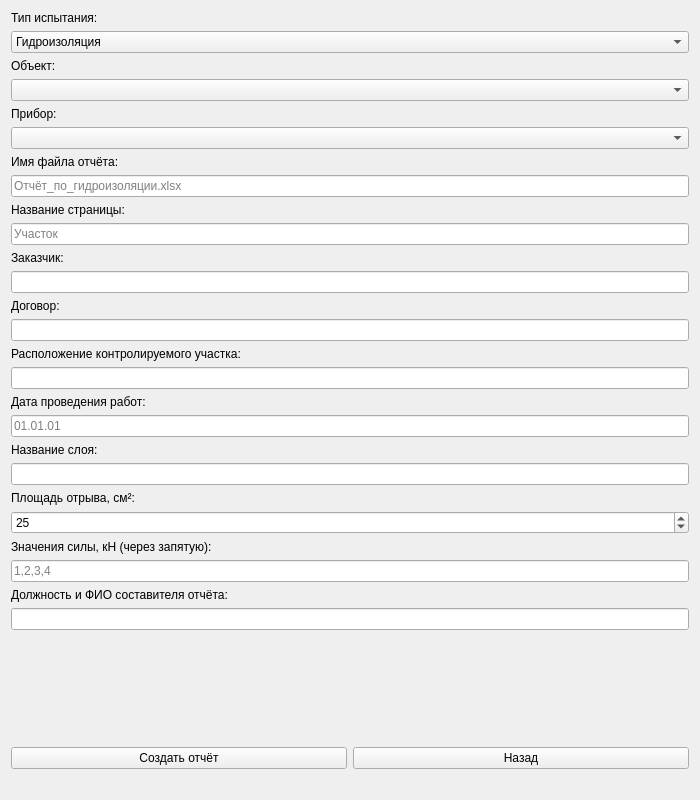
<?xml version="1.0" encoding="UTF-8"?>
<ui version="4.0">
 <class>CreateReportWindow</class>
 <widget class="QWidget" name="CreateReportWindow">
  <property name="geometry">
   <rect>
    <x>0</x>
    <y>0</y>
    <width>700</width>
    <height>800</height>
   </rect>
  </property>
  <property name="windowTitle">
   <string>Создание отчёта</string>
  </property>
  <layout class="QVBoxLayout" name="verticalLayout">
   <item>
    <widget class="QLabel" name="testTypeLabel">
     <property name="text">
      <string>Тип испытания:</string>
     </property>
    </widget>
   </item>
   <item>
    <widget class="QComboBox" name="testTypeCombo">
     <item>
      <property name="text">
       <string>Гидроизоляция</string>
      </property>
     </item>
    </widget>
   </item>
   <item>
    <widget class="QLabel" name="objectLabel">
     <property name="text">
      <string>Объект:</string>
     </property>
    </widget>
   </item>
   <item>
    <widget class="QComboBox" name="objectCombo">
    </widget>
   </item>
   <item>
    <widget class="QLabel" name="deviceLabel">
     <property name="text">
      <string>Прибор:</string>
     </property>
    </widget>
   </item>
   <item>
    <widget class="QComboBox" name="deviceCombo">
    </widget>
   </item>
   <item>
    <widget class="QLabel" name="resultFileNameLabel">
     <property name="text">
      <string>Имя файла отчёта:</string>
     </property>
    </widget>
   </item>
   <item>
    <widget class="QLineEdit" name="resultFileNameEdit">
     <property name="placeholderText">
      <string>Отчёт_по_гидроизоляции.xlsx</string>
     </property>
    </widget>
   </item>
   <item>
    <widget class="QLabel" name="pageNameLabel">
     <property name="text">
      <string>Название страницы:</string>
     </property>
    </widget>
   </item>
   <item>
    <widget class="QLineEdit" name="pageNameEdit">
     <property name="placeholderText">
      <string>Участок</string>
     </property>
    </widget>
   </item>
   <item>
    <widget class="QLabel" name="clientNameLabel">
     <property name="text">
      <string>Заказчик:</string>
     </property>
    </widget>
   </item>
   <item>
    <widget class="QLineEdit" name="clientNameEdit">
    </widget>
   </item>
   <item>
    <widget class="QLabel" name="contractNameLabel">
     <property name="text">
      <string>Договор:</string>
     </property>
    </widget>
   </item>
   <item>
    <widget class="QLineEdit" name="contractNameEdit">
    </widget>
   </item>
   <item>
    <widget class="QLabel" name="plotLocationLabel">
     <property name="text">
      <string>Расположение контролируемого участка:</string>
     </property>
    </widget>
   </item>
   <item>
    <widget class="QLineEdit" name="plotLocationEdit">
    </widget>
   </item>
   <item>
    <widget class="QLabel" name="workDateLabel">
     <property name="text">
      <string>Дата проведения работ:</string>
     </property>
    </widget>
   </item>
   <item>
    <widget class="QLineEdit" name="workDateEdit">
     <property name="placeholderText">
      <string>01.01.01</string>
     </property>
    </widget>
   </item>
   <item>
    <widget class="QLabel" name="plotNameLabel">
     <property name="text">
      <string>Название слоя:</string>
     </property>
    </widget>
   </item>
   <item>
    <widget class="QLineEdit" name="plotNameEdit">
    </widget>
   </item>
   <item>
    <widget class="QLabel" name="squareLabel">
     <property name="text">
      <string>Площадь отрыва, см²:</string>
     </property>
    </widget>
   </item>
   <item>
    <widget class="QSpinBox" name="squareSpinBox">
     <property name="minimum">
      <number>1</number>
     </property>
     <property name="maximum">
      <number>1000</number>
     </property>
     <property name="value">
      <number>25</number>
     </property>
    </widget>
   </item>
   <item>
    <widget class="QLabel" name="valuesLabel">
     <property name="text">
      <string>Значения силы, кН (через запятую):</string>
     </property>
    </widget>
   </item>
   <item>
    <widget class="QLineEdit" name="valuesEdit">
     <property name="placeholderText">
      <string>1,2,3,4</string>
     </property>
    </widget>
   </item>
   <item>
    <widget class="QLabel" name="userInfoLabel">
     <property name="text">
      <string>Должность и ФИО составителя отчёта:</string>
     </property>
    </widget>
   </item>
   <item>
    <widget class="QLineEdit" name="userInfoEdit">
    </widget>
   </item>
   <item>
    <spacer name="verticalSpacer">
     <property name="orientation">
      <enum>Qt::Vertical</enum>
     </property>
     <property name="sizeHint" stdset="0">
      <size>
       <width>20</width>
       <height>40</height>
      </size>
     </property>
    </spacer>
   </item>
   <item>
    <layout class="QHBoxLayout" name="horizontalLayout">
     <item>
      <widget class="QPushButton" name="createButton">
       <property name="text">
        <string>Создать отчёт</string>
       </property>
      </widget>
     </item>
     <item>
      <widget class="QPushButton" name="backButton">
       <property name="text">
        <string>Назад</string>
       </property>
      </widget>
     </item>
    </layout>
   </item>
   <item>
    <widget class="QLabel" name="statusLabel">
     <property name="text">
      <string/>
     </property>
     <property name="wordWrap">
      <bool>true</bool>
     </property>
    </widget>
   </item>
  </layout>
 </widget>
 <resources/>
 <connections/>
</ui>
